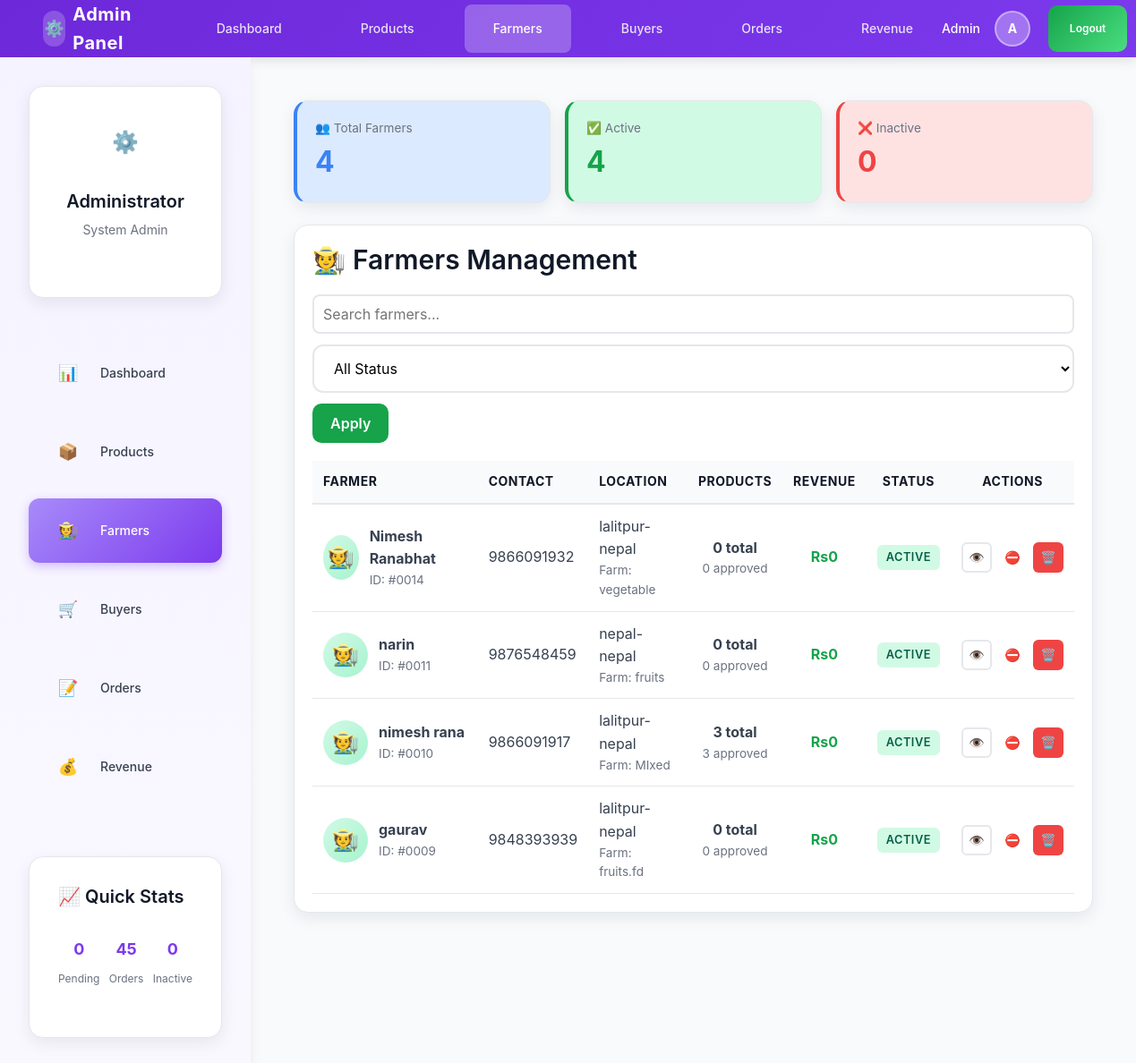
The app's page /LocalFarmerMarket2/admin/farmers.php (signed in), older data.
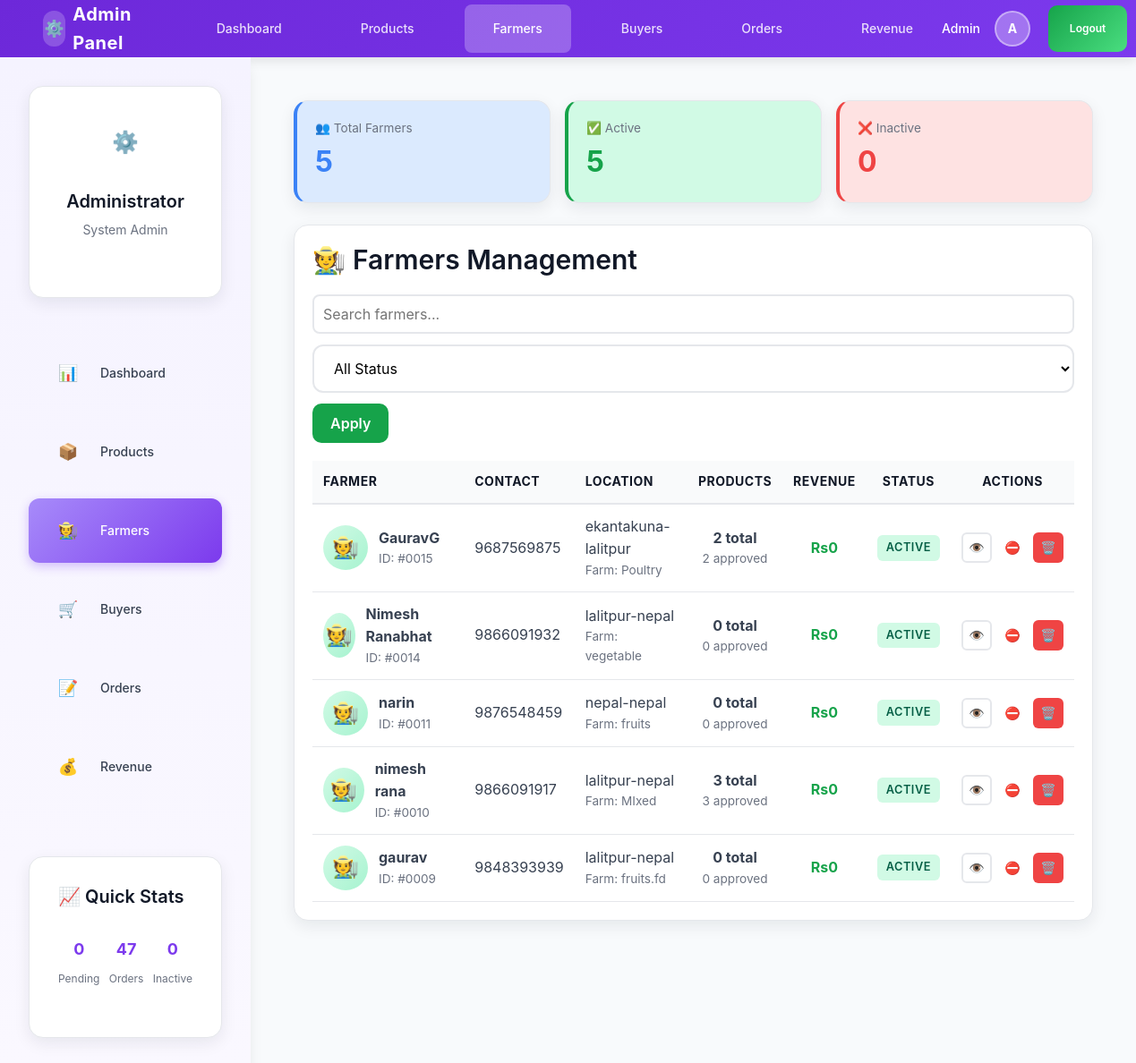
The same page, newer data.
### tables this page shows
CREATE TABLE `farmer` (
  `farmer_id` int(11) NOT NULL,
  `name` varchar(100) NOT NULL,
  `contact` varchar(15) NOT NULL,
  `address` varchar(255) NOT NULL,
  `farm_type` varchar(100) DEFAULT NULL,
  `password` varchar(255) NOT NULL,
  `created_at` timestamp NOT NULL DEFAULT current_timestamp(),
  `is_active` tinyint(1) DEFAULT 1
);

### LocalFarmerMarket2/admin/farmers.php (the view, shortened to what the changed rows need)
<?php
require_once '../db.php';
$sql = "SELECT f.*,
        (SELECT COUNT(*) FROM products WHERE farmer_id = f.farmer_id) as product_count,
        (SELECT COUNT(*) FROM products WHERE farmer_id = f.farmer_id AND approval_status = 'approved') as approved_products,
        (SELECT SUM(od.quantity * od.price)
         FROM order_details od
         JOIN products p ON od.product_id = p.product_id
         JOIN orders o ON od.order_id = o.order_id
         WHERE p.farmer_id = f.farmer_id AND o.status = 'Delivered') as total_revenue
        FROM farmer f
        WHERE 1=1";
$sql .= " ORDER BY f.created_at DESC";
$stmt = $conn->prepare($sql);
$stmt->execute();
$farmers = $stmt->get_result()->fetch_all(MYSQLI_ASSOC);
$stats = [
    'total' => $conn->query("SELECT COUNT(*) as c FROM farmer")->fetch_assoc()['c'],
    'active' => $conn->query("SELECT COUNT(*) as c FROM farmer WHERE is_active = 1")->fetch_assoc()['c'],
    'inactive' => $conn->query("SELECT COUNT(*) as c FROM farmer WHERE is_active = 0")->fetch_assoc()['c']
];
?>
<?php include 'includes/header.php'; ?>
<div class="main-wrapper">
  <?php include 'includes/sidebar.php'; ?>
  <div class="main-content">
  <div style="max-width:1400px;margin:0 auto">
    <div style="display:grid;grid-template-columns:repeat(auto-fit,minmax(200px,1fr));gap:16px;margin-bottom:24px">
      <div class="card" style="background:#dbeafe;border-left:4px solid #3b82f6">
        <div class="small-muted">👥 Total Farmers</div>
        <div style="font-size:2rem;font-weight:700;color:#3b82f6"><?php echo $stats['total']; ?></div>
      </div>
      <div class="card" style="background:#d1fae5;border-left:4px solid #16a34a">
        <div class="small-muted">✅ Active</div>
        <div style="font-size:2rem;font-weight:700;color:#16a34a"><?php echo $stats['active']; ?></div>
      </div>
    </div>
    <div class="card">
      <h2 style="margin-top:0">🧑‍🌾 Farmers Management</h2>
      <?php if (!empty($farmers)): ?>
        <div style="overflow-x:auto">
          <table class="table-compact" style="width:100%;border-collapse:collapse">
            <thead>
              <tr style="background:#f9fafb;border-bottom:2px solid #e5e7eb">
                <th style="padding:12px;text-align:left">Farmer</th>
                <th style="padding:12px;text-align:left">Contact</th>
                <th style="padding:12px;text-align:left">Location</th>
                <th style="padding:12px;text-align:center">Products</th>
                <th style="padding:12px;text-align:center">Revenue</th>
                <th style="padding:12px;text-align:center">Status</th>
                <th style="padding:12px;text-align:center">Actions</th>
              </tr>
            </thead>
            <tbody>
              <?php foreach ($farmers as $farmer): ?>
                <tr style="border-bottom:1px solid #e5e7eb">
                  <td style="padding:12px">
                    <div style="display:flex;gap:12px;align-items:center">
                      <div style="width:50px;height:50px;background:linear-gradient(135deg,#d1fae5,#a7f3d0);border-radius:50%;display:flex;align-items:center;justify-content:center;font-size:1.5rem">
                        🧑‍🌾
                      </div>
                      <div>
                        <div style="font-weight:700"><?php echo htmlspecialchars($farmer['name']); ?></div>
                        <div class="small-muted">ID: #<?php echo str_pad($farmer['farmer_id'], 4, '0', STR_PAD_LEFT); ?></div>
                      </div>
                    </div>
                  </td>
                  <td style="padding:12px">
                    <div><?php echo htmlspecialchars($farmer['contact']); ?></div>
                  </td>
                  <td style="padding:12px">
                    <div><?php echo htmlspecialchars($farmer['address']); ?></div>
                    <?php if ($farmer['farm_type']): ?>
                      <div class="small-muted">Farm: <?php echo htmlspecialchars($farmer['farm_type']); ?></div>
                    <?php endif; ?>
                  </td>
                  <td style="padding:12px;text-align:center">
                    <div style="font-weight:700"><?php echo $farmer['product_count']; ?> total</div>
                    <div class="small-muted"><?php echo $farmer['approved_products']; ?> approved</div>
                  </td>
                  <td style="padding:12px;text-align:center">
                    <div style="font-weight:700;color:#16a34a">
                      Rs<?php echo number_format($farmer['total_revenue'] ?? 0, 0); ?>
                    </div>
                  </td>
                  <td style="padding:12px;text-align:center">
                    <?php if ($farmer['is_active']): ?>
                      <span class="badge badge-success">Active</span>
                    <?php else: ?>
                      <span class="badge badge-danger">Inactive</span>
                    <?php endif; ?>
                  </td>
                  <td style="padding:12px;text-align:center">
                    <div class="actions-cell">
                      <button class="btn-icon btn-ghost" onclick='viewFarmer(<?php echo json_encode($farmer); ?>)' title="View" aria-label="View">👁️</button>
                      <form method="POST" style="display:inline">
                        <button class="btn-icon <?php echo $farmer['is_active'] ? 'btn-warning' : 'btn-success'; ?>" title="<?php echo $farmer['is_active'] ? 'Deactivate' : 'Activate'; ?>" aria-label="<?php echo $farmer['is_active'] ? 'Deactivate' : 'Activate'; ?>"><?php echo $farmer['is_active'] ? '⛔' : '✅'; ?></button>
                      </form>
                      <form method="POST" style="display:inline" onsubmit="return confirm('Delete this farmer? This cannot be undone.')">
                        <button class="btn-icon btn-danger" title="Delete" aria-label="Delete">🗑️</button>
                      </form>
                    </div>
                  </td>
                </tr>
              <?php endforeach; ?>
            </tbody>
          </table>
        </div>
      <?php else: ?>
        <div style="text-align:center;padding:40px">
          <p>No farmers found.</p>
        </div>
      <?php endif; ?>
  </div>
  </div>
</div>
</div>
</body>
</html>

### LocalFarmerMarket2/admin/includes/sidebar.php (shortened to what the changed rows need)
<?php
$total_orders = $conn->query("SELECT COUNT(*) as count FROM orders")->fetch_assoc()['count'] ?? 0;
?>
<aside class="sidebar admin-sidebar">
  <div class="card card-compact" style="margin-top: var(--space-3xl);">
    <div style="display: flex; justify-content: space-between; margin-bottom: var(--space-md);">
      <div style="text-align: center;">
        <p style="margin: 0; color: var(--admin); font-weight: 700; font-size: var(--text-lg);"><?php echo $total_orders; ?></p>
        <p style="margin: var(--space-xs) 0 0 0; font-size: var(--text-xs); color: var(--gray-500);">Orders</p>
      </div>
    </div>
  </div>
</aside>

Row changes from the older to the newer data that the page shows:
added farmer: name "GauravG", farmer_id "0015", contact "9687569875", address "ekantakuna-lalitpur", farm_type "Poultry", product_count "2", approved_products "2", total_revenue "0", is_active "ACTIVE"
Text that changed along with them:
$total_orders: "45" → "47"
$stats['total']: "4" → "5"
$stats['active']: "4" → "5"
